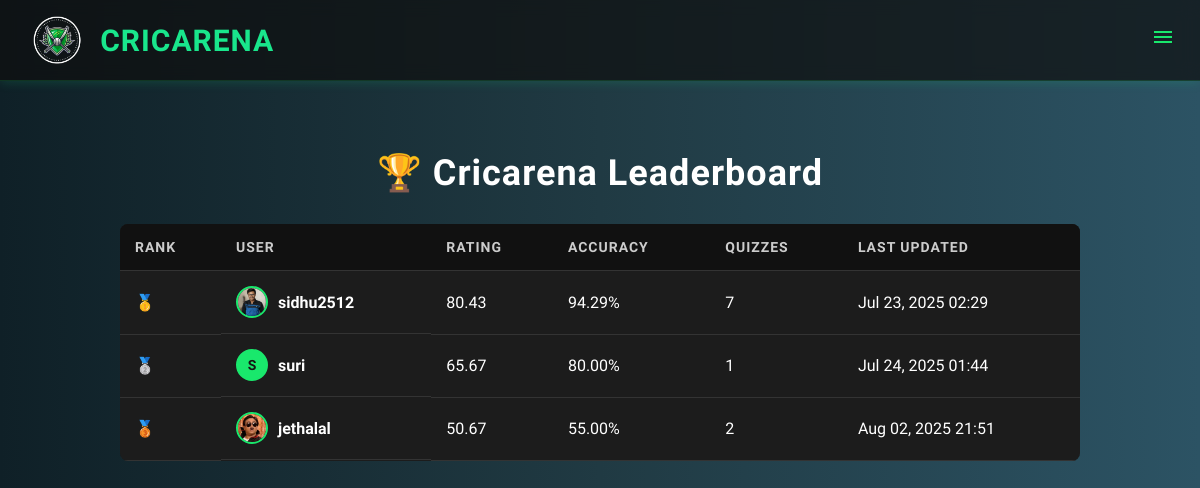
Page /quiz/leaderboard/ on the earlier database version.
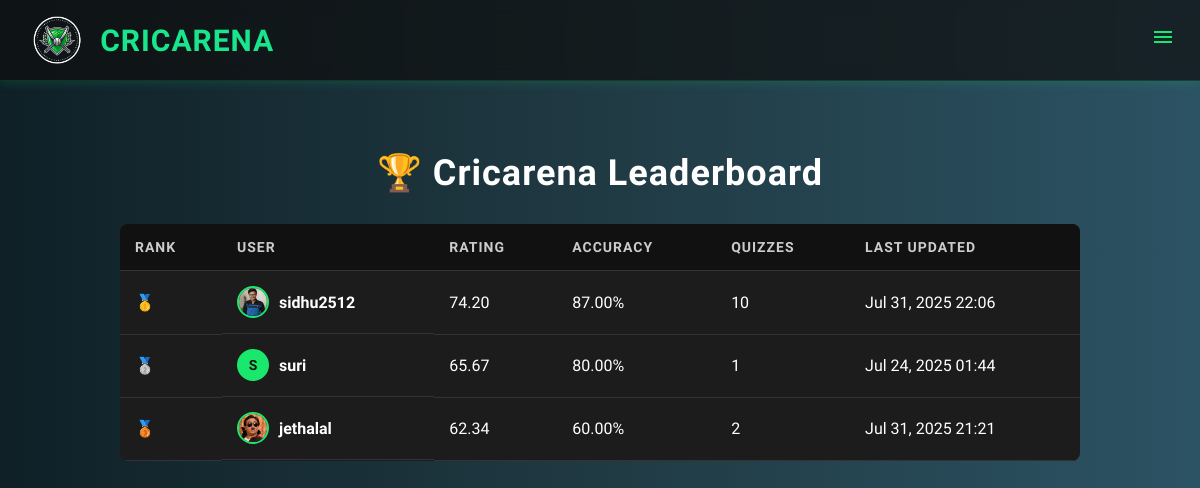
Same page on the later database version.
### quiz/models.py (models this page shows, shortened)
class LeaderboardProfile(models.Model):
    user = models.OneToOneField(CustomUser, on_delete=models.CASCADE)
    average_rating = models.FloatField(default=0.0)
    last_rating = models.FloatField(default=0.0)
    accuracy = models.FloatField(default=0.0)
    quizzes_taken = models.IntegerField(default=0)
    last_updated = models.DateTimeField(auto_now=True)

### accounts/models.py (models this page shows, shortened)
class CustomUser(AbstractUser):
    nickname = models.CharField(max_length=30, blank=True, null=True)
    fav_ipl_team = models.CharField(max_length=20, choices=IPL_TEAMS, blank=True, null=True)
    quiz_attempts = models.IntegerField(default=0)
    highest_score = models.PositiveIntegerField(default=0)
    date_joined = models.DateTimeField(default=timezone.now)
    avatar = models.ImageField(upload_to='avatars/', null=True, blank=True)

### quiz/views.py (the view)
# urls.py: path('leaderboard/', views.leaderboard_view, name='leaderboard'),
def leaderboard_view(request):
    active_user_ids = QuizAttempt.objects.values_list('user_id', flat=True).distinct()
    leaderboard = LeaderboardProfile.objects.filter(
        user__id__in=active_user_ids
    ).select_related('user').order_by('-average_rating')
    return render(request, 'quiz/leaderboard.html', {
        'leaderboard': leaderboard,
    })

### quiz/templates/quiz/leaderboard.html
{% extends 'quiz/page.html' %}
{% load static %}
{% block content %}
<link rel="stylesheet" href="{% static 'quiz/leaderboard.css' %}">
<div class="leaderboard-container">
  <h1 class="leaderboard-title">🏆 Cricarena Leaderboard</h1>
  <div class="table-wrapper">
  <table class="leaderboard-table">
    <thead>
      <tr>
        <th>Rank</th>
        <th>User</th>
        <th>Rating</th>
        <th>Accuracy</th>
        <th>Quizzes</th>
        <th>Last Updated</th>
      </tr>
    </thead>
    <tbody>
      {% for entry in leaderboard %}
      <tr class="leaderboard-row">
        <td>
          {% if forloop.counter0 == 0 %}
            🥇
          {% elif forloop.counter0 == 1 %}
            🥈
          {% elif forloop.counter0 == 2 %}
            🥉
          {% else %}
            {{ forloop.counter }}
          {% endif %}
        </td>
        <td class="user-cell">
  {% if entry.user.avatar %}
    <img src="{{ entry.user.avatar.url }}" alt="Avatar" class="avatar-img-leaderboard">
  {% else %}
    <span class="avatar-fallback-leaderboard">{{ entry.user.nickname|default:entry.user.username|slice:":1"|upper }}</span>
  {% endif %}
  <span class="username-text">{{ entry.user.nickname|default:entry.user.username }}</span>
</td>
        <td>{{ entry.average_rating|floatformat:2 }}</td>
        <td>{{ entry.accuracy|floatformat:2 }}%</td>
        <td>{{ entry.quizzes_taken }}</td>
        <td>{{ entry.last_updated|date:"M d, Y H:i" }}</td>
      </tr>
      {% empty %}
      <tr>
        <td colspan="6" class="no-data">No leaderboard data yet.</td>
      </tr>
      {% endfor %}
    </tbody>
  </table></div>
</div>
{% endblock %}

Differences in the rows shown:
changed LeaderboardProfile "sidhu2512": average_rating "80.43" → "74.20"; accuracy "94.29" → "87.00"; quizzes_taken "7" → "10"; last_updated "Jul 23, 2025 02:29" → "Jul 31, 2025 22:06"
changed LeaderboardProfile "jethalal": average_rating "50.67" → "62.34"; accuracy "55.00" → "60.00"; last_updated "Aug 02, 2025 21:51" → "Jul 31, 2025 21:21"
